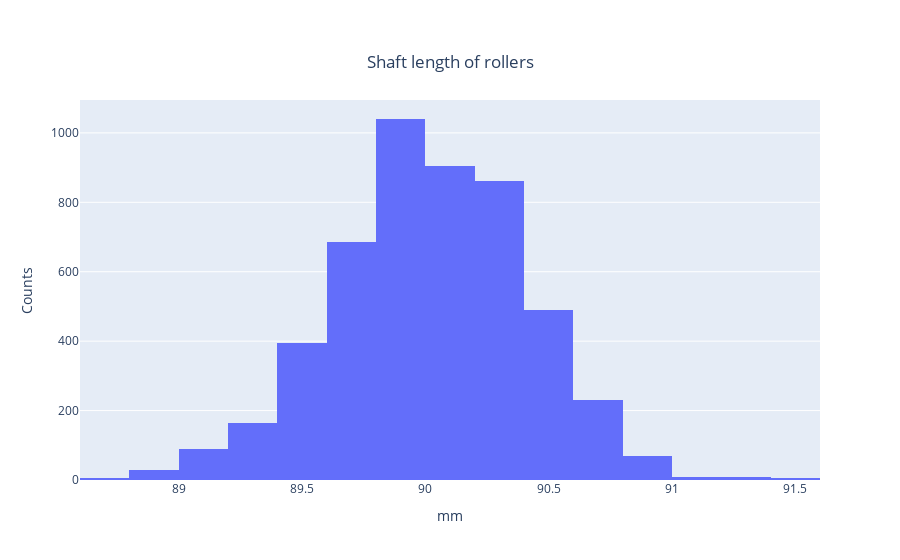

Source (notebook cell):
### Code cell
fig=go.Figure(data=[go.Histogram(x=dat['Shaft length'],histnorm='density',nbinsx=25)])
fig.update_layout(title={'text':'Shaft length of rollers',
                          'y':0.9,
                          'x':0.5,
                          'xanchor':'center',
                          'yanchor':'top'},
                   yaxis={'title':'Counts'},
                   xaxis={'title':'mm'})
fig.show()

### Figure 1 — Plotly figure (JSON) as saved in the notebook; plotly's stock layout.template omitted (floating-point values rounded to 4 significant figures; data arrays with more than 128 entries replaced by an {"elided": "..."} marker saying what was removed)
{"data": [{"histnorm": "density", "nbinsx": 25, "type": "histogram", "x": {"elided": "998 float values"}}], "layout": {"title": {"text": "Shaft length of rollers", "x": 0.5, "xanchor": "center", "y": 0.9, "yanchor": "top"}, "xaxis": {"title": {"text": "mm"}}, "yaxis": {"title": {"text": "Counts"}}}}
